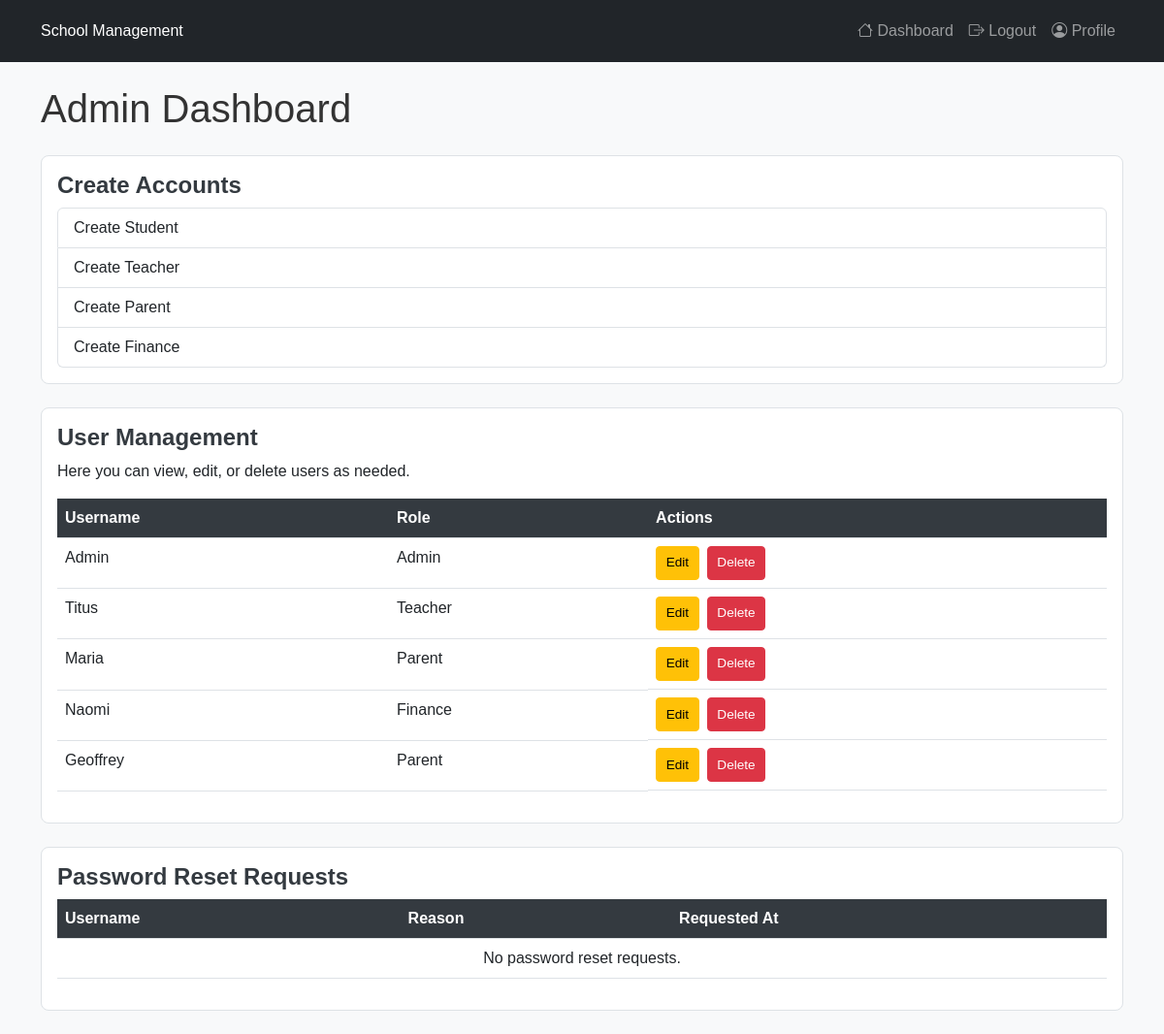
The app's page /admin/dashboard (signed in) with its own data.
### models.py (models this page shows)
class User(db.Model, UserMixin):
    id = db.Column(db.Integer, primary_key=True)
    username = db.Column(db.String(150), unique=True, nullable=False)
    password = db.Column(db.String(150), nullable=False)
    role = db.Column(db.String(50), nullable=False)  # Admin, Teacher, Parent, Finance
    child_id = db.Column(db.Integer, db.ForeignKey('student.id'), nullable=True)  # Only for Parent role

### app.py (the view)
@app.route('/admin/dashboard')
@login_required
def admin_dashboard():
    if current_user.role != 'Admin':
        flash("Unauthorized access.", 'danger')
        return redirect(url_for('dashboard'))
    users = User.query.all()  # Fetch all users to display
    reset_requests = PasswordResetRequest.query.all()  # Fetch password reset requests
    return render_template('admin_dashboard.html', users=users, reset_requests=reset_requests)

### app.py (called while the page is built)
@login_manager.user_loader
def load_user(user_id):
    return User.query.get(int(user_id))

### templates/admin_dashboard.html (shortened to what this page needs)
{% extends "base.html" %}
{% block content %}
<h1>Admin Dashboard</h1>
<div class="card my-4">
    <div class="card-body">
        <h5 class="card-title">Create Accounts</h5>
        <div class="list-group">
            <a href="{{ url_for('create_student') }}" class="list-group-item list-group-item-action">Create Student</a>
            <a href="{{ url_for('create_teacher') }}" class="list-group-item list-group-item-action">Create Teacher</a>
            <a href="{{ url_for('create_parent') }}" class="list-group-item list-group-item-action">Create Parent</a>
            <a href="{{ url_for('create_finance') }}" class="list-group-item list-group-item-action">Create Finance</a>
        </div>
    </div>
</div>
<div class="card my-4">
    <div class="card-body">
        <h5 class="card-title">User Management</h5>
        <p>Here you can view, edit, or delete users as needed.</p>
        <table class="table">
            <thead>
                <tr>
                    <th>Username</th>
                    <th>Role</th>
                    <th>Actions</th>
                </tr>
            </thead>
            <tbody>
                {% for user in users %}
                    <tr>
                        <td>{{ user.username }}</td>
                        <td>{{ user.role }}</td>
                        <td class="action-buttons">
                            <a href="{{ url_for('edit_user', user_id=user.id) }}" class="btn btn-warning btn-sm">Edit</a>
                            <form action="{{ url_for('delete_user', user_id=user.id) }}" method="POST" class="d-inline" onsubmit="return confirm('Are you sure you want to delete this user?');">
                                <button type="submit" class="btn btn-danger btn-sm">Delete</button>
                            </form>
                        </td>
                    </tr>
                {% endfor %}
            </tbody>
        </table>
    </div>
</div>
<div class="card my-4">
    <div class="card-body">
        <h5 class="card-title">Password Reset Requests</h5>
        <table class="table">
            <thead>
                <tr>
                    <th>Username</th>
                    <th>Reason</th>
                    <th>Requested At</th>
                </tr>
            </thead>
            <tbody>
                {% if not reset_requests %}
                    <tr>
                        <td colspan="3" class="text-center">No password reset requests.</td>
                    </tr>
                {% endif %}
            </tbody>
        </table>
    </div>
</div>
{% endblock %}

### static/css/styles.css (style rules this page uses)
body { background-color: #f8f9fa; color: #333; font-family: Arial, sans-serif; }
.card { border: 1px solid #dee2e6; border-radius: 0.5rem; }
.card-title { font-size: 1.5rem; font-weight: bold; color: #343a40; }
.table th { background-color: #343a40; color: white; }
.action-buttons { display: flex; flex-wrap: wrap; gap: 0.5rem; }
.action-buttons .btn { padding: 0.4rem 0.6rem; font-size: 0.85rem; }

### records on screen
User: username "Admin", role "Admin"
User: username "Titus", role "Teacher"
User: username "Maria", role "Parent"
User: username "Naomi", role "Finance"
User: username "Geoffrey", role "Parent"
